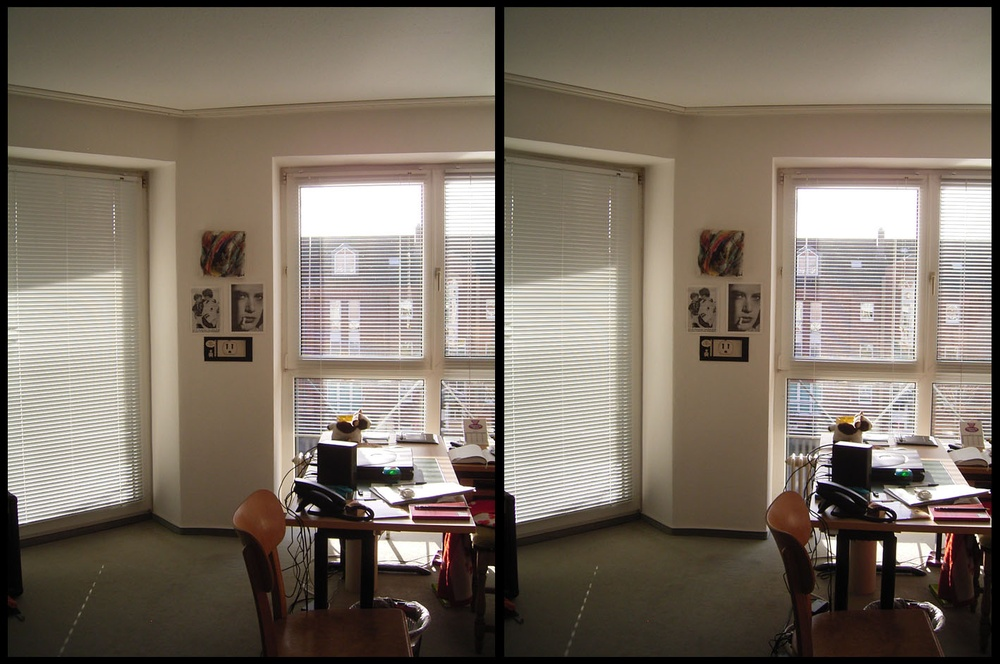
#> input picture CVBVP-Daten/OpenCV-09/Img09a.jpg, 1000 x 664 px, shrunk from 1418 x 942 before the run, found by its file name
$ python prog09.py
#> lines starting #> are read from the running program, lines starting #| are printed output that depends on the picture
import cv2 as cv
import numpy as np

#Aufgabe 9_01

points = []
img = cv.imread("CVBVP-Daten/OpenCV-09/Img09a.jpg")
#> img is the input picture: shape (664, 1000, 3); mean B, G, R 99.6, 112, 123.2

height, width, channels = img.shape
#> height = 664; width = 1000; channels = 3


# Cut the image in half
width_cutoff = width // 2
#> width_cutoff = 500
s1 = img[:, :width_cutoff]
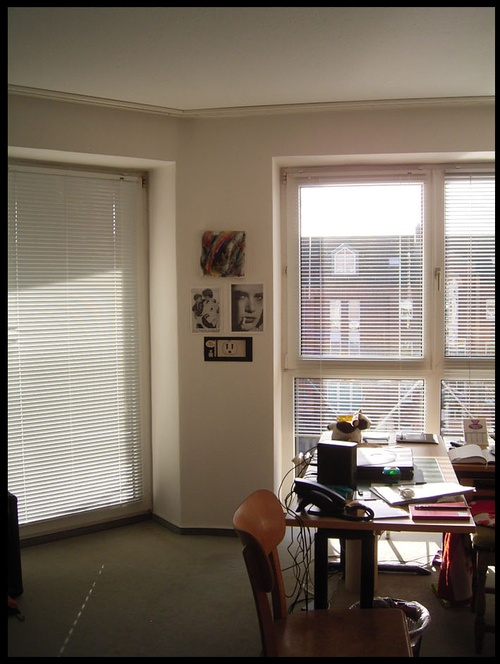
#> s1: shape (664, 500, 3); mean B, G, R 100.1, 112.5, 123.8
s2 = img[:, width_cutoff:]
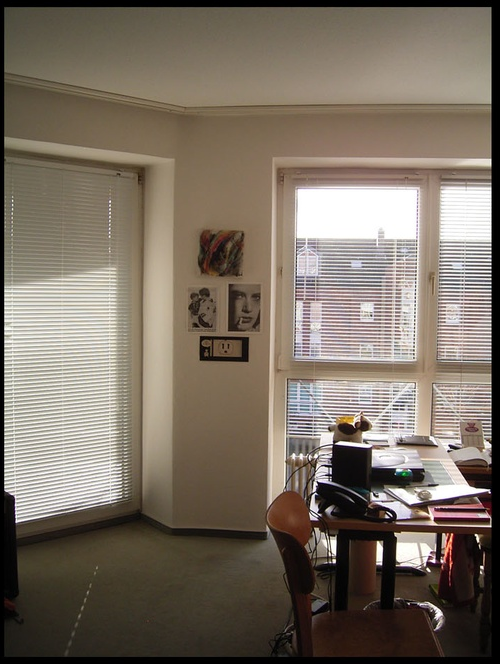
#> s2: shape (664, 500, 3); mean B, G, R 99, 111.5, 122.5


def definePoints(action, x, y, flags, param):
    if len(points) == 8 and action == cv.EVENT_LBUTTONDOWN:
        print("Points 0 bis 3: ", points[0:3])
        print("Points 4 bis 7: ", points[4:7])
        M, mask = cv.findHomography(np.float32(points[4:8]), np.float32(points[0:4]))
        # M = cv.findHomography(points[0:3], points[4:7], cv.RANSAC, 3.0)
        warpedImage = cv.warpPerspective(s1, M, (width_cutoff, height))
        cv.imshow("Warped Image", warpedImage)
    elif action == cv.EVENT_LBUTTONDOWN:
        if len(points) < 4:
            cv.circle(s1, (x, y), 5, (0, 0, 255), -1)
            cv.imshow("Image1: ", s1)
        else:
            cv.circle(s2, (x, y), 5, (0, 0, 255), -1)
            cv.imshow("Image2: ", s2)
        print((x, y))
        points.append((x, y))
        print(len(points))


cv.namedWindow("Image1: ")
cv.namedWindow("Image2: ")
cv.setMouseCallback("Image1: ", definePoints)
cv.setMouseCallback("Image2: ", definePoints)

k = 0

while k != 113:
    cv.imshow("Image1: ", s1)
    cv.imshow("Image2: ", s2)

    k = cv.waitKey(0)
#> (key Esc is pressed here)
cv.destroyAllWindows()

$ run again, with CVBVP-Daten/OpenCV-09/Img09b01.jpg copied over CVBVP-Daten/OpenCV-09/Img09a.jpg
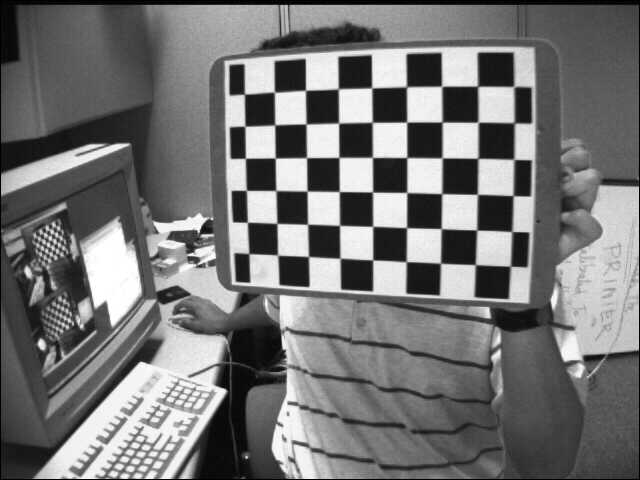
#> input picture CVBVP-Daten/OpenCV-09/Img09b01.jpg, 640 x 480 px, found by its file name
#> img is the input picture: shape (480, 640, 3); min 0, max 255, mean 116.6
#> `s1 = img[:, :width_cutoff]`:
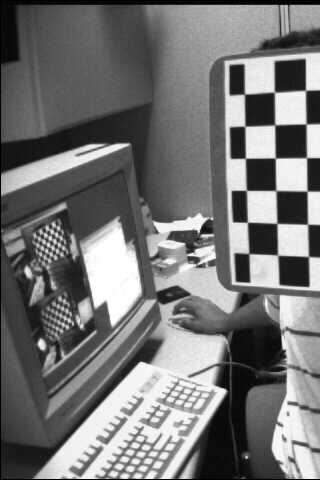
#> s1: shape (480, 320, 3); min 0, max 255, mean 117
#> `s2 = img[:, width_cutoff:]`:
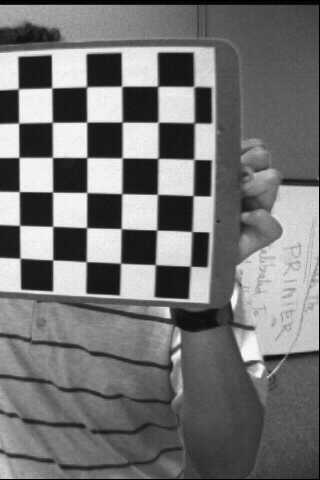
#> s2: shape (480, 320, 3); min 0, max 255, mean 116.1

$ run again, with CVBVP-Daten/OpenCV-09/Img09b02.jpg copied over CVBVP-Daten/OpenCV-09/Img09a.jpg
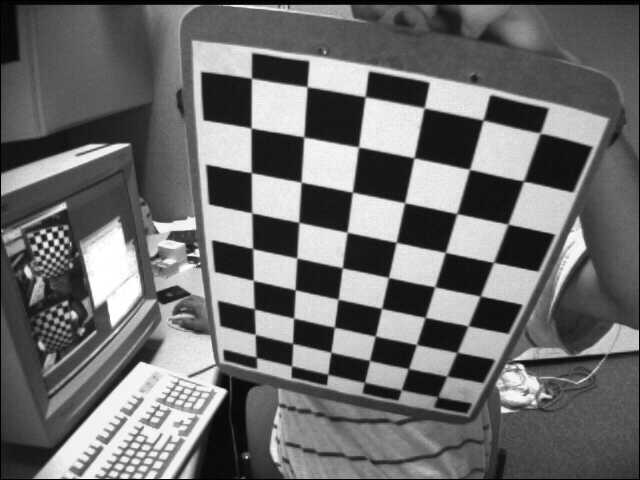
#> input picture CVBVP-Daten/OpenCV-09/Img09b02.jpg, 640 x 480 px, found by its file name
#> img is the input picture: shape (480, 640, 3); min 0, max 255, mean 109
#> `s1 = img[:, :width_cutoff]`:
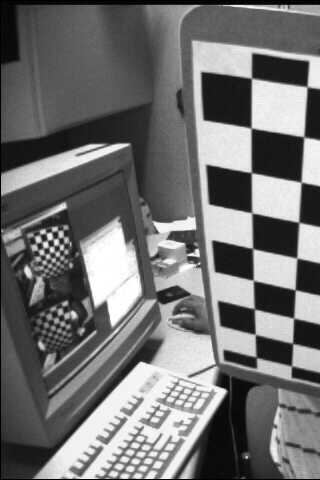
#> s1: shape (480, 320, 3); min 0, max 255, mean 113.3
#> `s2 = img[:, width_cutoff:]`:
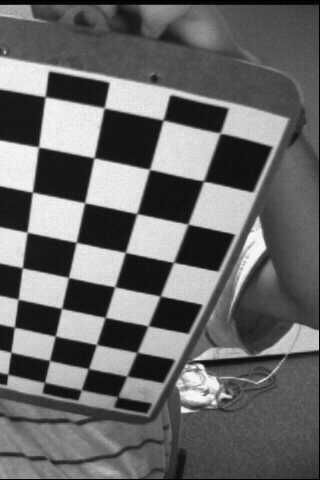
#> s2: shape (480, 320, 3); min 0, max 255, mean 104.7

$ run again, with CVBVP-Daten/OpenCV-09/Img09b03.jpg copied over CVBVP-Daten/OpenCV-09/Img09a.jpg
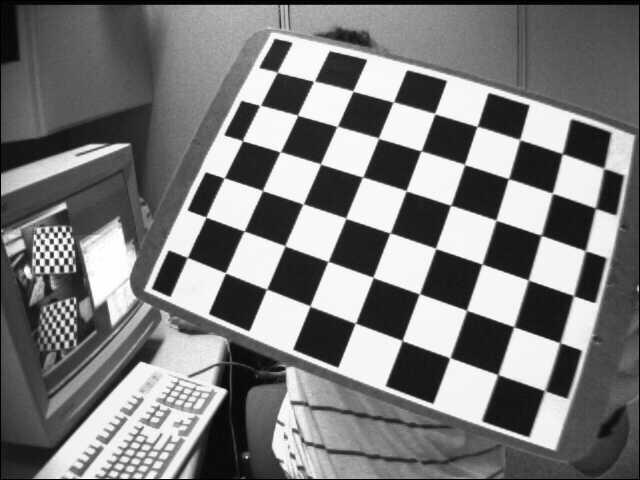
#> input picture CVBVP-Daten/OpenCV-09/Img09b03.jpg, 640 x 480 px, found by its file name
#> img is the input picture: shape (480, 640, 3); min 0, max 255, mean 122.9
#> `s1 = img[:, :width_cutoff]`:
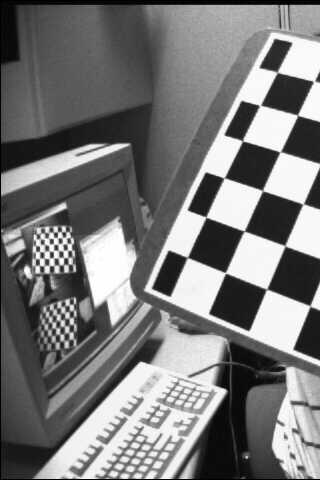
#> s1: shape (480, 320, 3); min 0, max 255, mean 121.1
#> `s2 = img[:, width_cutoff:]`:
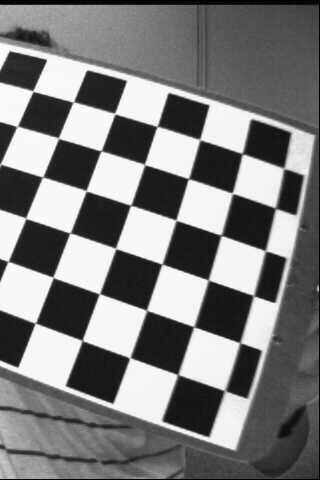
#> s2: shape (480, 320, 3); min 0, max 255, mean 124.6
